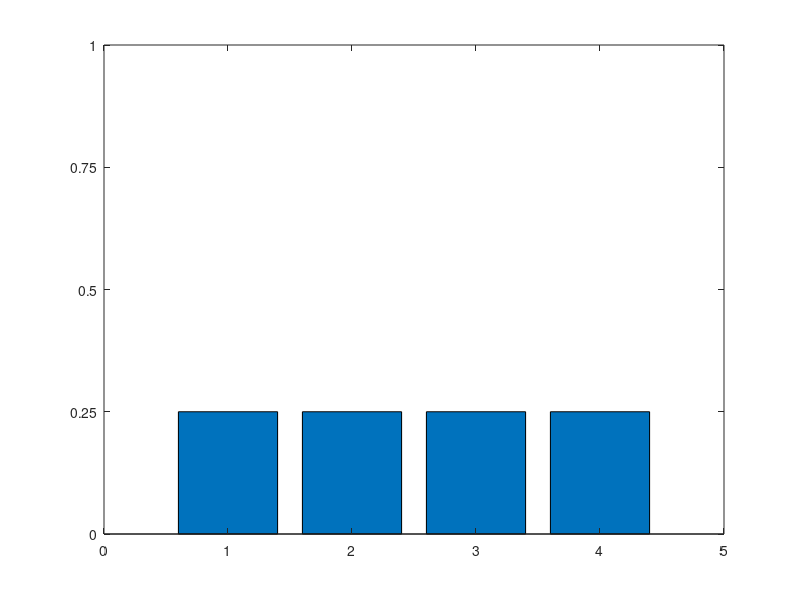

Reproduce this figure in MATLAB. (Note: this script raises an error after producing the figure.)
%Some probability distributions on X = {1,2,3,4} First a uniform
%distribution p(x = k) = 1/4. Second a degenerate distribution p(x) = 1 if
%x=1 and 0 otherwise. 
%Written by Matthew Dunham
function discreteProbDistroFig

close all;
plotHist(1:4); printPmtkFigure('unifHist');
plotHist(1); printPmtkFigure('deltaHist'); 

function plotHist(locs)
    figure;
    sCounts = (1/length(locs))*ones(1,length(locs));
    bar(locs,sCounts);
    axis([0 5 0 1]);
    set(gca,'XTick',0:5);
    set(gca,'YTick',0:0.25:1);
end
end
